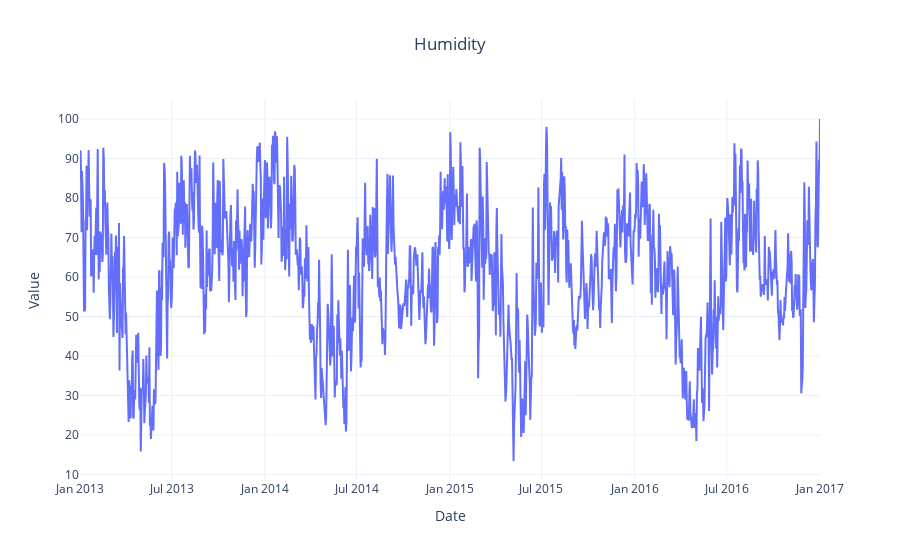

The cell this chart's notebook holds for it:
### Code cell
# Humidity
fig_humidity = go.Figure()
fig_humidity.add_trace(go.Scatter(x=df_train.index, y=df_train['humidity'], mode='lines'))
fig_humidity.update_layout(title="Humidity", xaxis_title="Date", yaxis_title="Value", template='plotly_white', title_x=0.5)
fig_humidity.show()

### Figure 1 — Plotly figure (JSON) as saved in the notebook; plotly's stock layout.template omitted (floating-point values rounded to 4 significant figures; data arrays with more than 128 entries replaced by an {"elided": "..."} marker saying what was removed)
{"data": [{"mode": "lines", "type": "scatter", "x": {"elided": "1462 str values"}, "y": {"elided": "1462 float values"}}], "layout": {"title": {"text": "Humidity", "x": 0.5}, "xaxis": {"title": {"text": "Date"}}, "yaxis": {"title": {"text": "Value"}}}}
